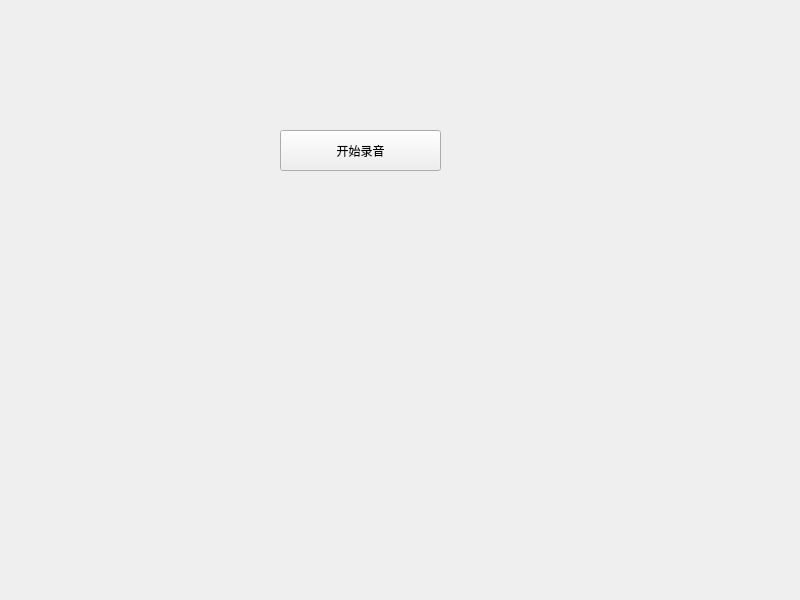
<?xml version="1.0" encoding="UTF-8"?>
<ui version="4.0">
 <class>Widget</class>
 <widget class="QWidget" name="Widget">
  <property name="geometry">
   <rect>
    <x>0</x>
    <y>0</y>
    <width>800</width>
    <height>600</height>
   </rect>
  </property>
  <property name="windowTitle">
   <string>测试</string>
  </property>
  <widget class="QPushButton" name="pushButton">
   <property name="geometry">
    <rect>
     <x>280</x>
     <y>130</y>
     <width>161</width>
     <height>41</height>
    </rect>
   </property>
   <property name="text">
    <string>开始录音</string>
   </property>
  </widget>
 </widget>
 <resources/>
 <connections/>
</ui>
